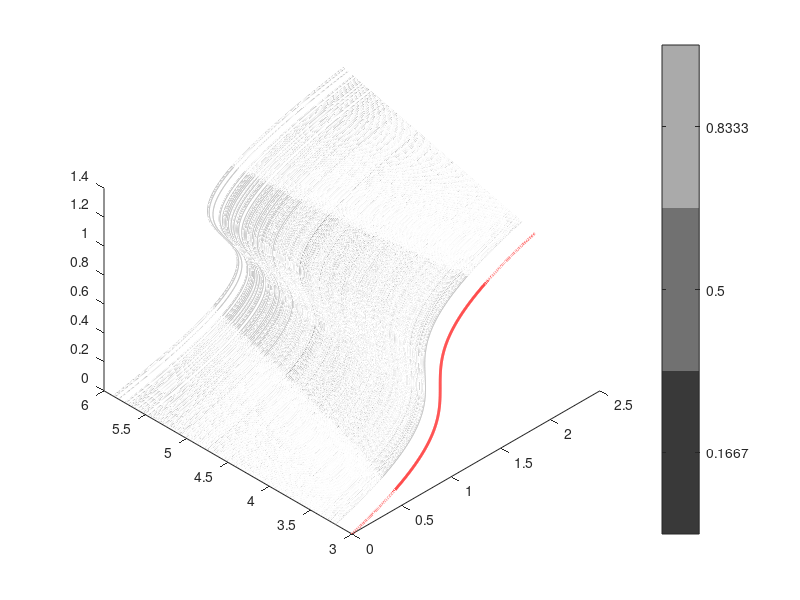

The MATLAB script that drew this image: (Note: this script raises an error after producing the figure.)
clear; clc;
%% Plot critical manifold for various values of the ratio etaSquared of the diffusive time scale to the advective one (Cessi(1994))
x=0:0.001:1.35;
% for calculating nearest mesh point and assigning probabilities to mesh
% points
y=0.09:0.001:1.69;
[X,Y] = meshgrid(x,y);
G = [X(:),Y(:)];
Frequency = zeros(length(G),1);
Frequency_FP = zeros(length(G),1);
% for strong AMOC state fold point
Frequency_FP2 = zeros(length(G),1);
etaSquared_cusp = 3;

%% etaSquared from UQLab results % comment if choice of standard distribution desired
load('UQpostSample_y0_0K4_T5_etaP2_4_p0K85_noise0K3_priorUni_0K6_12K3_AIES_steps400_NChains100.mat');
etaSquared = UQpostSample(1:10:end)'; % use every 10th posterior sample loaded
M = length(etaSquared); % number of posterior samples
m_etaSquared = mean(etaSquared); % mean value of posterior sample used from UQLab results
etaSquared_synthData = 4; % to adapt according to loaded data!



%% Uncomment if a given distribution shall be used and comment load command
%% etaSquared from choice of standard distribution
% %% bounds for etaSquared, the value of ratio of diffusive and advective timescale
% a = 0.6; b = 12.3;
% %% Simulate M etaSquare realizations of etaSquared
% M = 10^3;
% etaSquared = zeros(M,1);
% rng(1)
% % % %% normal distribution of etaSquared
% % % distChoice = 'normal';
% % % m_etaSquared = 6.45
% % % etaSquared = m_etaSquared + sigma_etaSquare*randn(M,1);
% % %% uniform distribution of etaSquared
% % distChoice = 'uniform';
% % etaSquared = a + (b-a)*rand(M,1);
% %% truncated normal distribution of etaSquared
% m_etaSquared = 6.45
% sigma = 1;
% pd = makedist('Normal','mu',m_etaSquared,'sigma',sigma);
% trunc_normal = truncate(pd,a,b);
% distChoice = 'truncNormal';
% etaSquared = random(trunc_normal,M,1);
% 

% %% for nomenclature of figures
% aval = strcat('a',num2str(a));
% aval = strrep(aval,'.','K');
% bval = strcat('b',num2str(b));
% bval = strrep(bval,'.','K');
% % only for truncated normal distribution needed
% sigmaval = strcat('sigma',num2str(sigma));
% sigmaval = strrep(sigmaval,'.','K');

%% for nomenclature of figures
m_etaSquaredval = strcat('m_etaP2',num2str(m_etaSquared));
m_etaSquaredval = strrep(m_etaSquaredval,'.','K');

%% Define mass levels for gray color code
massLevels = [0.50 0.75 0.975]; %ATTENTION: if adaptation desired, remember to also adapt corresponding quantile levels "levels"
%% Note that the quantile levels are constructed such that the dark gray area comprises 50% probability mass,
%  the middle gray area inclduing the dark gray one comprises 75% and the
% whole gray area 97.5% --> corresponds to the standard definition of a
% confidence interval
% only the symmetric outer 2.5% of etaSquared realizations are not plotted/shown
levels = [0.0125 0.125 0.25 0.75 0.875 0.9875]; % quantile levels needed for confLevels = [0.025 0.25 0.50 0.75 0.975];
Q = quantile(etaSquared,levels);
etaSquared_sort = sort(etaSquared);
N = zeros(size(Q));
for i=1:length(Q)
[~,N(i)]=min(abs(etaSquared_sort-Q(i)));
end
%% Determine number of realizations with fold points
firstCritEtaP2 = find(etaSquared_sort>3,1);

%% Define gray scale for plots
mygray = flipud(gray((length(Q)+5)/2)); % if length(Q) uneven otherwise adapt grayscale
mycolors = [mygray(2:end-1,:) ;flipud(mygray(2:end-2,:))];


%% Initialize vector of fold points that end the attracting part of the critical manifold
firstCritEtaP2 = find(etaSquared_sort>3,1);
% %% comment if if firstCritEtaP2>N(1)
% numToDraw = N(length(Q))- N(1);
% uncomment if firstCritEtaP2>N(1)
numToDraw = N(length(Q))- max(firstCritEtaP2,N(1))+1;
x_crit = zeros(1,numToDraw);
y_crit = zeros(1,numToDraw);
% strong fold point
x_crit2 = zeros(1,numToDraw);
y_crit2 = zeros(1,numToDraw);
distBif = cell(1,numToDraw);

%% Calculate fold points that limit attracting part of the critical manifold and plot critical manifolds
fig1 = figure(1);
hold on
for i=1:length(Q)-1
for j = N(i)+1:N(i+1)
    h0 = @(x,etaSquared) x.*(1+etaSquared(j)*(1-x).^2);
    y=h0(x,etaSquared_sort);
%     %% comment if firstCritEtaP2>N(1)
%         %% Critical manifold splits into three parts: calculate fold point where attracting part ends
%         x_crit(j-N(1)) = 2/3 +sqrt(4/9 - (1+etaSquared_sort(j))/(3*etaSquared_sort(j)));
%         y_crit(j-N(1)) = h0(x_crit(j-N(1)),etaSquared_sort);
%         
%        %% strong fold point
%        x_crit2(j-N(1)) = 2/3 -sqrt(4/9 - (1+etaSquared_sort(j))/(3*etaSquared_sort(j)));
%         y_crit2(j-N(1)) = h0(x_crit2(j-N(1)),etaSquared_sort);   
% uncomment if firstCritEtaP2>N(1)
    if etaSquared_sort(j)>3
        %% Critical manifold splits into three parts: calculate fold point where attracting part ends
        x_crit(j-max(firstCritEtaP2,N(1))+1) = 2/3 +sqrt(4/9 - (1+etaSquared_sort(j))/(3*etaSquared_sort(j)));
        y_crit(j-max(firstCritEtaP2,N(1))+1) = h0(x_crit(j-max(firstCritEtaP2,N(1))+1),etaSquared_sort);
        
       %% strong fold point
       x_crit2(j-max(firstCritEtaP2,N(1))+1) = 2/3 -sqrt(4/9 - (1+etaSquared_sort(j))/(3*etaSquared_sort(j)));
        y_crit2(j-max(firstCritEtaP2,N(1))+1) = h0(x_crit2(j-max(firstCritEtaP2,N(1))+1),etaSquared_sort);   
    end
    % plot 3D probabilistic bifurcation curves
    plot3(y,etaSquared_sort(j)*ones(size(y)),x,'color',mycolors(i,:));
    view(315,45) % rotate for a better angle of view
end
end

h0 = @(x,etaSquared) x.*(1+3*(1-x).^2);
y=h0(x,etaSquared_sort);
plot3(y,3*ones(size(y)),x,'r','LineWidth',2);
c=colorbar;
mapColors = mycolors(3:end,:);
colormap(mapColors);
set(c, 'YTick', linspace(1/6, 5/6, 3));
c.TickLabels = num2cell(massLevels);

xlabel('Nondimensional freshwater flux');
ylabel('\eta^2');
zlabel('Salinity Difference');
ax.FontSize = 12;
ax.Interpreter = 'latex';
set(gca,'FontSize',12);

% % Save figure with 3D probabilistic representation of eta^2 dependent bifurcation curves in gray
% % scale
% savefig(fig1,strcat('probBifurcationCurves3D_y0_0K4_T5_etaP2_4_p0K85_noise0K3_priorUni_0K6_12K3_AIES','.fig'));
% saveas(fig1,strcat('probBifurcationCurves3D_y0_0K4_T5_etaP2_4_p0K85_noise0K3_priorUni_0K6_12K3_AIES','.eps'),'epsc');